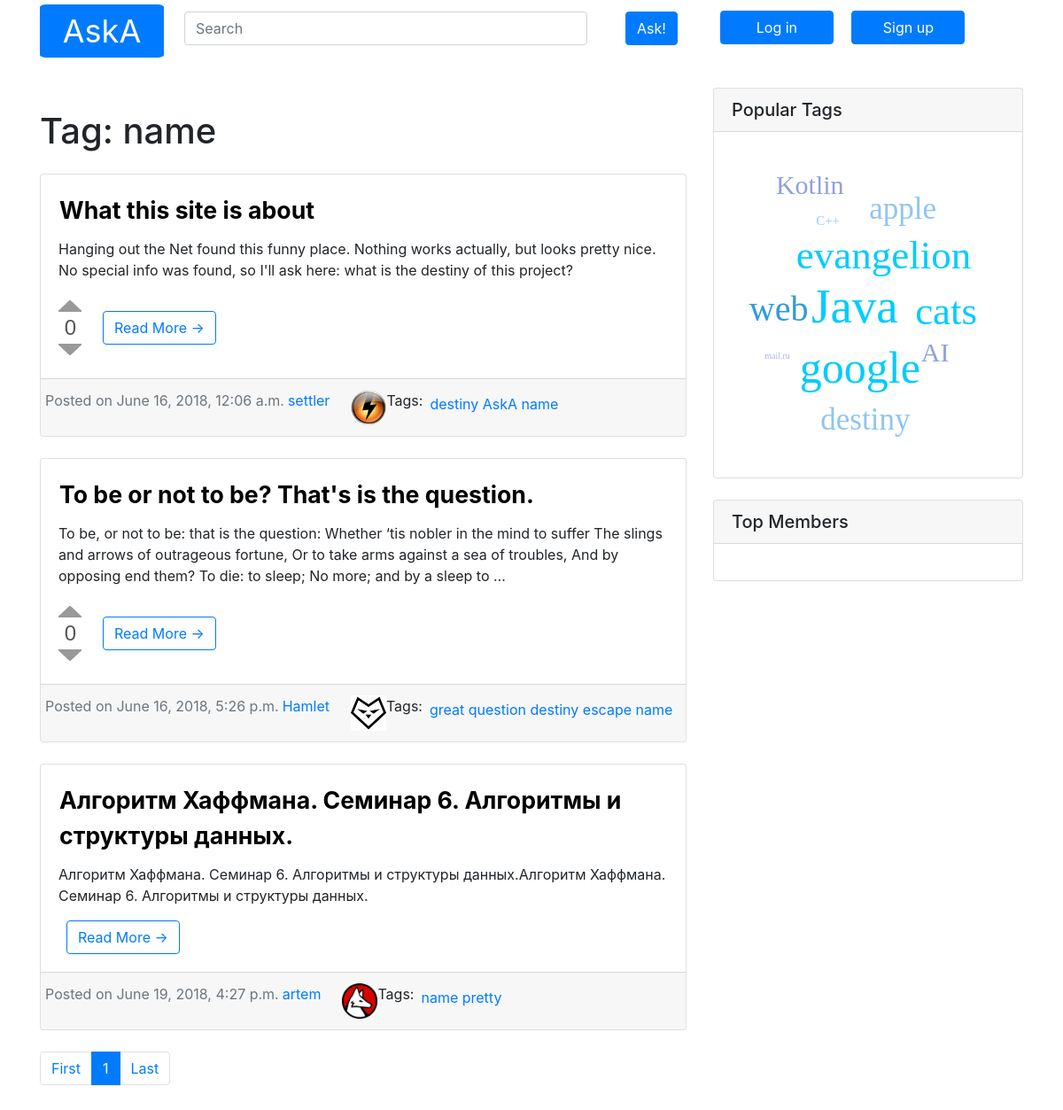
The app's page /tag/name with its own data.
### question_list/models.py (models this page shows, shortened)
class Tag(models.Model):
    text = models.CharField(max_length=20, unique=True)
    def get_absolute_tag_url(self):
        return "/tag/%s" % self.text

class Question(models.Model):
    title = models.CharField(max_length=200)
    text = models.TextField()
    author = models.ForeignKey('User', related_name='questions', on_delete=models.CASCADE)
    created = models.DateTimeField(default=timezone.now)
    tags = models.ManyToManyField('Tag', related_name='questions')
    rating = models.IntegerField(default=0)
    objects = QuestionManager()
    class Meta:
        ordering = ['created']
    def get_absolute_url(self):
        return "/question/%i" % self.id

class User(models.Model):
    user = models.OneToOneField(jUser, related_name='profile', on_delete=models.CASCADE)
    avatar = models.ImageField(upload_to='users_avatars', blank=True)
    rating = models.IntegerField(default=0)
    objects = UserManager()

### question_list/views.py (the view)
# urls.py: path('tag/<str:tag>', views.tag, name='tag'),
def tag(request, tag):
    questions = Question.objects.get_by_tag(tag)
    paginator = Paginator(questions, 3)
    page = request.GET.get('page')
    questions = paginator.get_page(page)
    return render(request, 'question_list/tag.html', {'questions': questions, 'tag': tag, 'page': page})

### question_list/models.py (called while the page is built)
    def get_by_tag(self, tag):
        queryset = Question.objects.filter(tags__text=tag)
        return queryset

### question_list/templates/question_list/tag.html (shortened to what this page needs)
{% extends "question_list/base.html" %}
{% load staticfiles %}
                  {% block content %}
                  <div class="col-md-8">
                      <h1 class="my-4">Tag: {{ tag }}</h1>
                  {% for question in questions %}
                  <div class="card mb-4">
                      <div class="card-body">
                        <div class="row">
                          <a href="{{ question.get_absolute_url }}" class="card-title question-link ml-3">{{ question.title }}</a>
                        </div>
                        <p class="card-text">{{ question.text|truncatewords:50 }}</p>
                        <div class="row">
                          <div class="examples ml-2" id="vote{{ question.id }}"></div>
                          <div class="align-self-center">
                            <a href="{{ question.get_absolute_url }}" class="btn btn-outline-primary generic-button ml-3">Read More &rarr;</a>
                          </div>
                        </div>
                      </div>
                      <div class="card-footer">
                        <div class="row">
                          <div class="text-muted">Posted on {{ question.created }}</div>
                          <a href="#" class="ml-1">{{ question.author.user.username }}</a>
                          <img class="ml-4 img-circle img-fluid usericon" title="{{ question.author.user.username }}"
                            {% if question.author.avatar %} src="{{ question.author.avatar.url }}"
                            {% else %}
                            src="{% static 'img/icon128.svg' %}">
                            {% endif %}
                          <h6 class="ml-4 my-1">Tags:</h6>
                          <div class="ml-2 text-muted mt-1">
                            {% for ctag in question.tags.all %}
                            <a href="{{ ctag.get_absolute_tag_url }}">{{ ctag.text }}</a>
                            {% endfor %}
                          </div>
                        </div>
                      </div>
                    </div>
                  {% endfor %}
                <nav aria-label="Page navigation example">
                    <ul class="pagination">
                      <li class="page-item"><a class="page-link" href="{% url 'question_list:tag' %}/{{ tag }}{% if by_rating %}?by_rating=1&{% else %}?{% endif %}page=1">First</a></li>
                      <li class="page-item active"><a class="page-link" href="#">
                      {% if page %}
                        {{ page }}
                      {% else %}
                      1
                      {% endif %}
                      </a></li>
                      <li class="page-item"><a class="page-link" href="{% url 'question_list:tag' %}/{{ tag }}{% if by_rating %}?by_rating=1&{% else %}?{% endif %}page={{ questions.paginator.num_pages }}">Last</a></li>
                    </ul>
                  </nav>
                </div>
        {% endblock %}

### question_list/static/css/custom.css (style rules this page uses)
body { padding-top: 100px; }
@media (min-width: 992px) { body { padding-top: 100px; } }
.usericon { width: 40px; height: 40px; }
.generic-button { height: 38px; }
.question-link { font-size: 20pt; color: black; text-decoration: none; font-weight: bold; }

### question_list/static/css/vote.css (style rules this page uses)
.examples { overflow: auto; }

### records on screen
Tag: text "name"
Question: title "What this site is about", text "Hanging out the Net found this funny place. Nothing works actually, but looks pretty nice. No special info was found, so I'll ask here: what is the destiny of this project?", created "June 16, 2018, 12:06 a.m.", author.user.username "settler", author.avatar (picture)
Tag: text "destiny"
Tag: text "AskA"
Question: title "To be or not to be? That's is the question.", text "To be, or not to be: that is the question: Whether ‘tis nobler in the mind to suffer The slings and arrows of outrageous fortune, Or to take arms against a sea of troubles, And by opposing end them? To die: to sleep; No more; and by a sleep to …", created "June 16, 2018, 5:26 p.m.", author.user.username "Hamlet", author.avatar (picture)
Tag: text "great question"
Tag: text "escape"
Question: title "Алгоритм Хаффмана. Семинар 6. Алгоритмы и структуры данных.", text "Алгоритм Хаффмана. Семинар 6. Алгоритмы и структуры данных.Алгоритм Хаффмана. Семинар 6. Алгоритмы и структуры данных.", created "June 19, 2018, 4:27 p.m.", author.user.username "artem", author.avatar (picture)
Tag: text "pretty"
